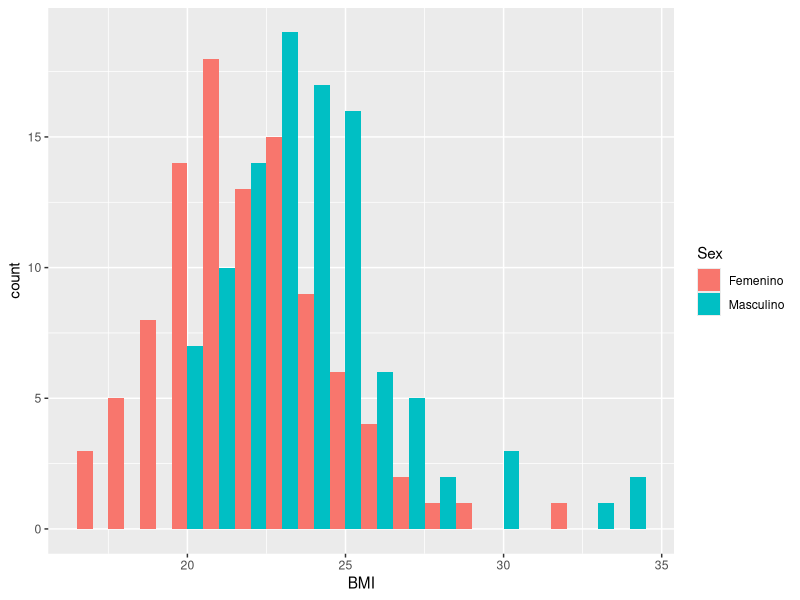
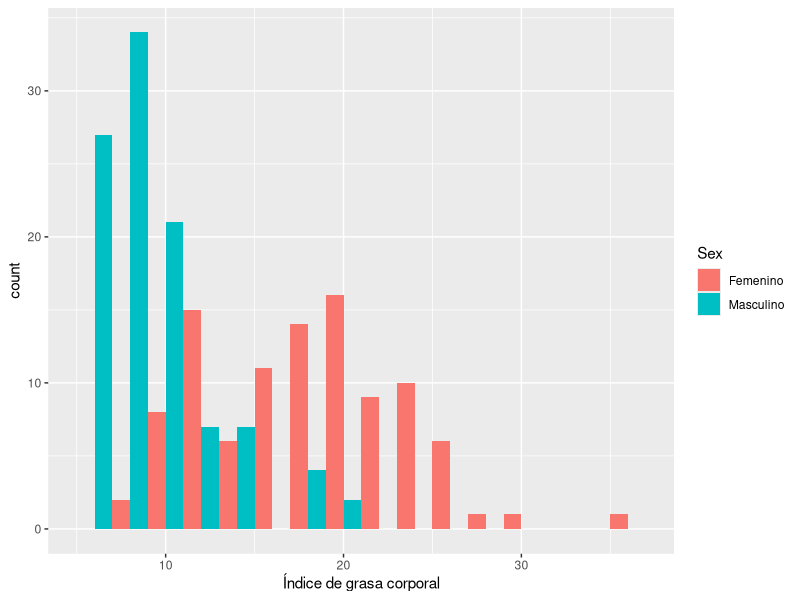
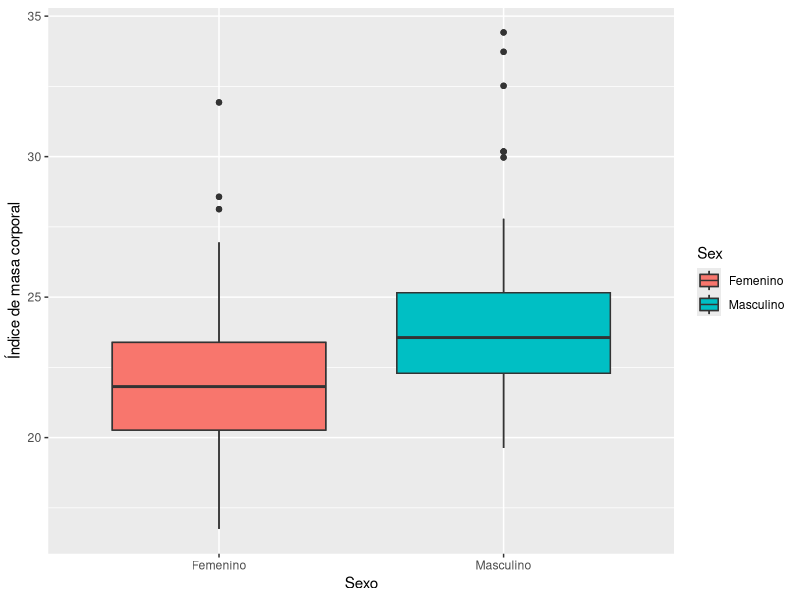
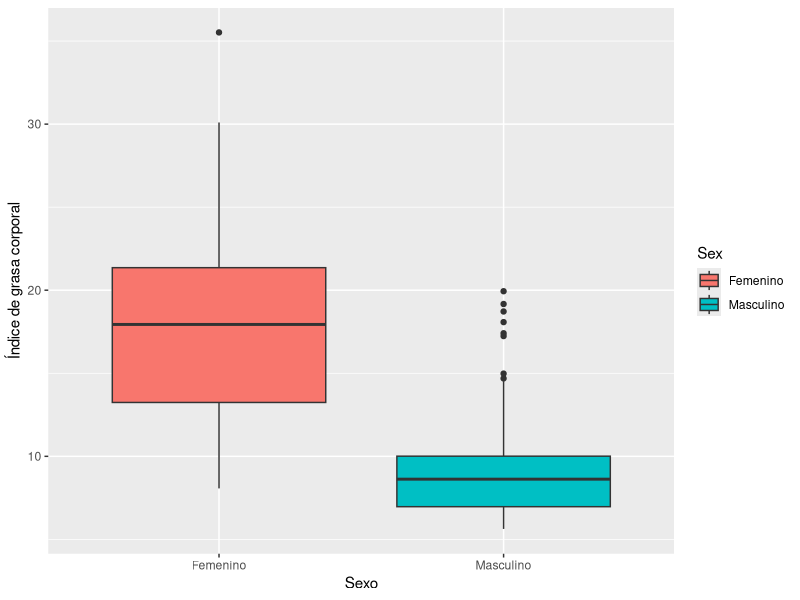

These charts were generated, in order, by the following R code:
## ---- chunk 1
require(knitr)
require(dplyr)
require(ggplot2)
## ---- chunk 2
athletes.df <- read.csv("./deportistas.csv")
athletes.df$Sex <- c('Masculino', 'Femenino')[athletes.df$Sex + 1]
kable(head(athletes.df), align = 'c')
## ---- chunk 3
kable(summary(athletes.df))
## ---- chunk 4
ggplot(athletes.df, aes(x=BMI, fill=Sex)) +
  geom_histogram(binwidth=1, position="dodge")
  xlab('Índice de masa corporal')
## ---- chunk 5
ggplot(athletes.df, aes(x=Bfat, fill=Sex)) +
  geom_histogram(binwidth=2, position="dodge") +
  xlab('Índice de grasa corporal')
## ---- chunk 6
athletes.df.m = athletes.df %>% filter(Sex == 'Masculino')
kable(head(athletes.df.m), align = 'c')
kable(summary(athletes.df.m))
## ---- chunk 7
n.m.bmi <- length(athletes.df.m$BMI)
mean.m.bmi <- mean(athletes.df.m$BMI)
var.m.bmi <- var(athletes.df.m$BMI)
## ---- chunk 8
alpha <- 1 - 0.98
lim.inf.m.bmi <- mean.m.bmi - qnorm(1 - alpha / 2) *
  var.m.bmi / sqrt(n.m.bmi)
lim.sup.m.bmi <- mean.m.bmi + qnorm(1 - alpha / 2) *
  var.m.bmi / sqrt(n.m.bmi)
## ---- chunk 9
athletes.df.f = athletes.df %>% filter(Sex == 'Femenino')
n.f.bmi <- length(athletes.df.f$BMI)
mean.f.bmi <- mean(athletes.df.f$BMI)
var.f.bmi <- var(athletes.df.f$BMI)
lim.inf.f.bmi <- mean.f.bmi - qnorm(1 - alpha / 2) *
  var.f.bmi / sqrt(n.f.bmi)
lim.sup.f.bmi <- mean.f.bmi + qnorm(1 - alpha / 2) *
  var.f.bmi / sqrt(n.f.bmi)
## ---- chunk 10
ggplot(athletes.df, aes(x=Sex, y=BMI, fill=Sex)) + geom_boxplot() +
  geom_boxplot() +
  xlab('Sexo') +
  ylab('Índice de masa corporal')
## ---- chunk 11
var.bmi.test <- var.test(athletes.df.f$BMI, athletes.df.m$BMI,
                         alternative = "two.sided", conf.level = 0.95)
var.bmi.test
## ---- chunk 12
bmi.test <- t.test(athletes.df.m$BMI, athletes.df.f$BMI,
                   alternative = "less", conf.level = 0.95,
                   var.equal = TRUE)
bmi.test
## ---- chunk 13
ggplot(athletes.df, aes(x=Sex, y=Bfat, fill=Sex)) +
  geom_boxplot() +
  xlab('Sexo') +
  ylab('Índice de grasa corporal')
## ---- chunk 14
var.bfat.test <- var.test(athletes.df.f$Bfat, athletes.df.m$Bfat,
                         alternative = "two.sided", conf.level = 0.95)
var.bfat.test
## ---- chunk 15
bfat.test <- t.test(athletes.df.f$Bfat, athletes.df.m$Bfat,
                   alternative = "less", conf.level = 0.95)
bfat.test
